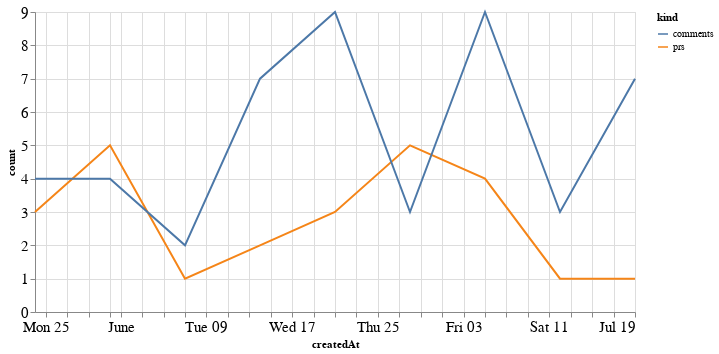

The code cell stored with this chart in its notebook:
### Code cell
alt.Chart(total_time, width=600).mark_line().encode(
    x='createdAt',
    y='count',
    color='kind'
)

### Figure 1 — Vega-Lite specification as saved in the notebook (floating-point values rounded to 4 significant figures)
{"config": {"axisLeft": {"labelFontSize": 15}, "axisBottom": {"labelFontSize": 15}}, "data": {"name": "data-f5794e45876cf7418a97048b2fac86a3"}, "mark": "line", "encoding": {"color": {"type": "nominal", "field": "kind"}, "x": {"type": "temporal", "field": "createdAt"}, "y": {"type": "quantitative", "field": "count"}}, "width": 600, "$schema": "https://vega.github.io/schema/vega-lite/v4.8.1.json", "datasets": {"data-f5794e45876cf7418a97048b2fac86a3": [{"createdAt": "2020-05-24T00:00:00", "kind": "prs", "count": 3}, {"createdAt": "2020-05-31T00:00:00", "kind": "prs", "count": 5}, {"createdAt": "2020-06-07T00:00:00", "kind": "prs", "count": 1}, {"createdAt": "2020-06-14T00:00:00", "kind": "prs", "count": 2}, {"createdAt": "2020-06-21T00:00:00", "kind": "prs", "count": 3}, {"createdAt": "2020-06-28T00:00:00", "kind": "prs", "count": 5}, {"createdAt": "2020-07-05T00:00:00", "kind": "prs", "count": 4}, {"createdAt": "2020-07-12T00:00:00", "kind": "prs", "count": 1}, {"createdAt": "2020-07-19T00:00:00", "kind": "prs", "count": 1}, {"createdAt": "2020-05-24T00:00:00", "kind": "comments", "count": 4}, {"createdAt": "2020-05-31T00:00:00", "kind": "comments", "count": 4}, {"createdAt": "2020-06-07T00:00:00", "kind": "comments", "count": 2}, {"createdAt": "2020-06-14T00:00:00", "kind": "comments", "count": 7}, {"createdAt": "2020-06-21T00:00:00", "kind": "comments", "count": 9}, {"createdAt": "2020-06-28T00:00:00", "kind": "comments", "count": 3}, {"createdAt": "2020-07-05T00:00:00", "kind": "comments", "count": 9}, {"createdAt": "2020-07-12T00:00:00", "kind": "comments", "count": 3}, {"createdAt": "2020-07-19T00:00:00", "kind": "comments", "count": 7}]}}
